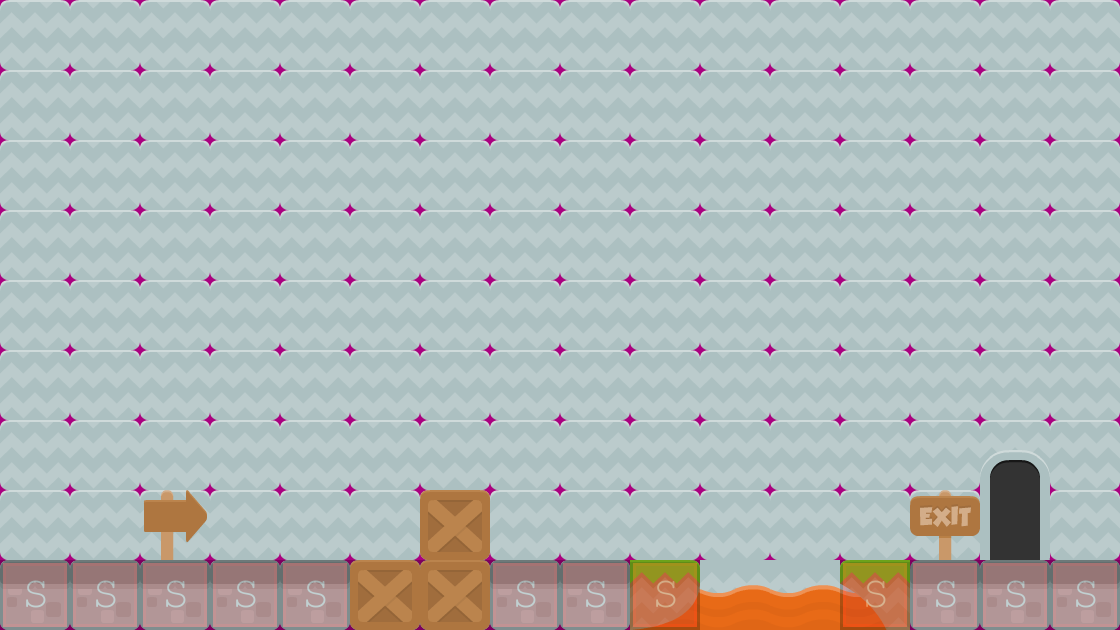

The image is a tile-based game level rendered from a .tmx file. Its description and source (layers, tilesets, objects; grid data summarised) follow:
An orthogonal 16x9 tile map with 70x70 px tiles, 5 tile layers (background3, background2, background1, collision, ...), 2 tilesets and 1 object (levelTrigger).

<map version="1.0" orientation="orthogonal" renderorder="right-down" width="16" height="9" tilewidth="70" tileheight="70" backgroundcolor="#aa007f">
 <tileset firstgid="1" name="background-tiles" tilewidth="70" tileheight="70">
  <image source="../img/background-tiles.png" width="910" height="910" />
 </tileset>
 <tileset firstgid="170" name="meta-tiles" tilewidth="70" tileheight="70">
  <image source="../img/meta-tiles.png" width="350" height="70" />
  <tile id="1">
   <properties>
    <property name="type" value="lslope" />
   </properties>
  </tile>
  <tile id="3">
   <properties>
    <property name="type" value="rslope" />
   </properties>
  </tile>
  <tile id="4">
   <properties>
    <property name="type" value="solid" />
   </properties>
  </tile>
 </tileset>
 <layer name="background3" width="16" height="9">
  <data>[144 cells, 2 non-empty, 1 distinct tile ids]</data>
 </layer>
 <layer name="background2" width="16" height="9">
  <data>[144 cells, 143 non-empty, 3 distinct tile ids]</data>
 </layer>
 <layer name="background1" width="16" height="9">
  <data>[144 cells, 18 non-empty, 6 distinct tile ids]</data>
 </layer>
 <layer name="collision" width="16" height="9" opacity="0.26">
  <data>[144 cells, 14 non-empty, 1 distinct tile ids]</data>
 </layer>
 <objectgroup name="trigger-entities">
  <object name="levelTrigger" x="972.727" y="424.242" width="84.8485" height="142.424">
   <properties>
    <property name="level" value="level05" />
    <property name="xSpawn" value="0" />
    <property name="ySpawn" value="0" />
   </properties>
  </object>
 </objectgroup>
 <layer name="foreground1" width="16" height="9">
  <data>[144 cells, 5 non-empty, 3 distinct tile ids]</data>
 </layer>
</map>
